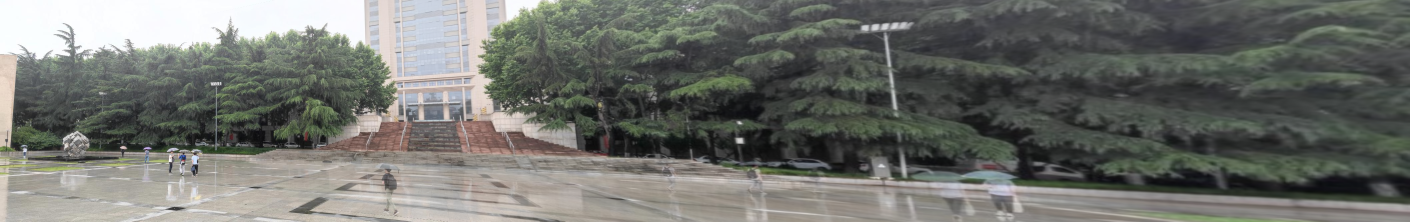
#> input picture image/result.png, 4228 x 665 px, found by its file name (shown at 1/3 size)
$ python resize.py
#> lines starting #> are read from the running program, lines starting #| are printed output that depends on the picture
import os

import cv2
import numpy as np


FP = 'image/'
SP = 'temp/'

def resize(list_of_img):
    for img_num in list_of_img:
        img_path = 'temp'+str(img_num)+os.sep+'result.png'
        img = cv2.imread(img_path)
#> img is the input picture: shape (665, 4228, 3); mean B, G, R 108, 113, 111.3
        img = cv2.resize(img,None,fx=0.3,fy=0.3,interpolation=cv2.INTER_LINEAR)
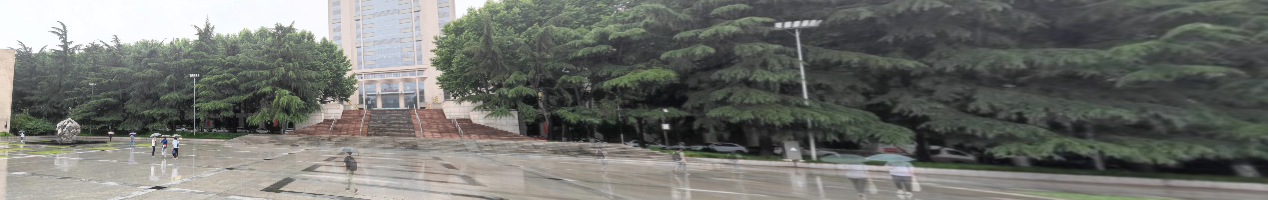
#> img: shape (200, 1268, 3); mean B, G, R 108.1, 113.1, 111.4
        img_rpath = 'temp' + str(img_num) + os.sep + 'result_resize.png'
        cv2.imwrite(img_rpath,img)
        print(img_rpath)

if __name__ == '__main__':
    list = [3,7,11]
    resize(list)
